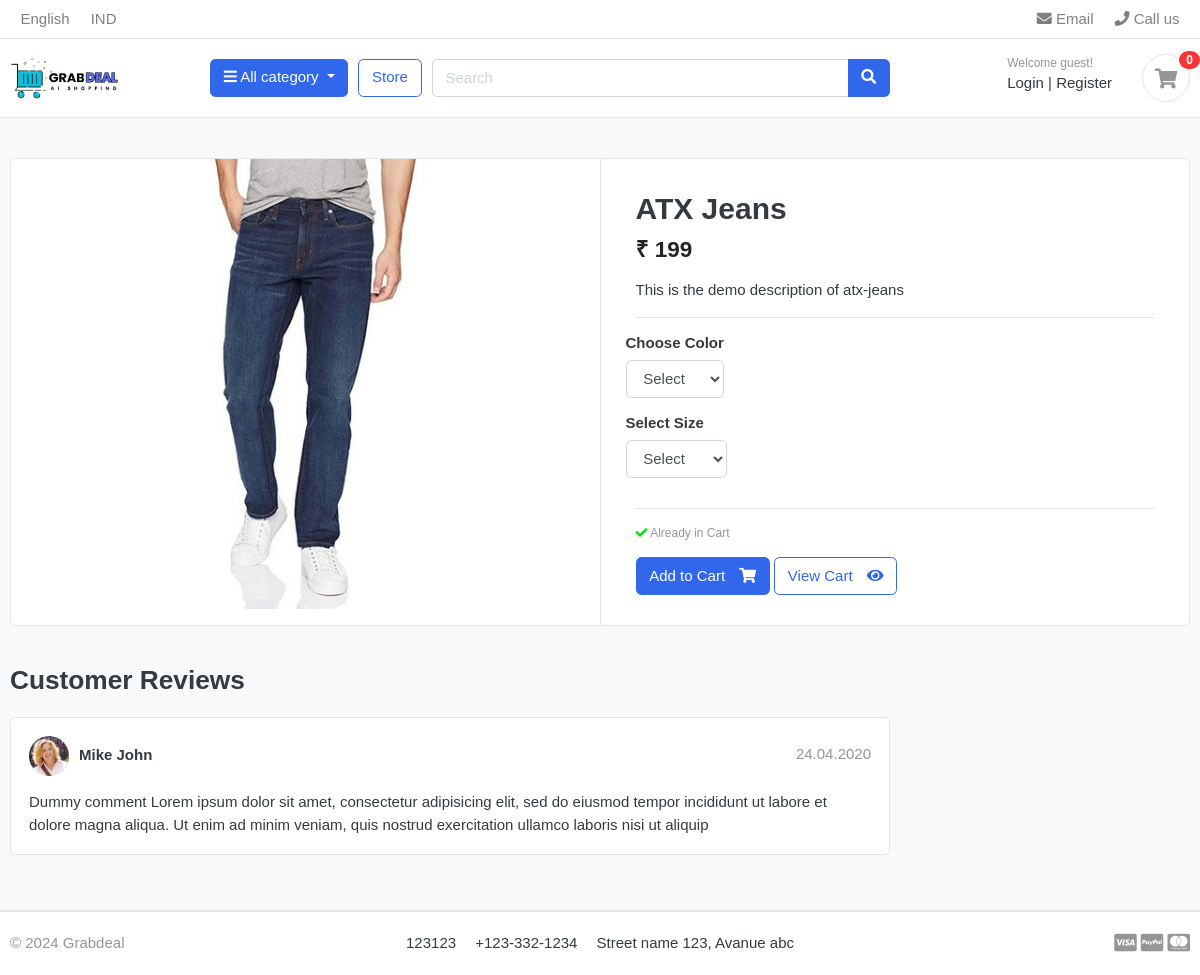
/store/category/jeans/atx-jeans/, run on the app's committed database.
### store/models.py (models this page shows, shortened)
class Product(models.Model):
    product_name = models.CharField(max_length=200, unique=True)
    slug = models.SlugField(max_length=200, unique=True)
    description = models.TextField(max_length=500, blank=True)
    price = models.IntegerField()
    images = models.ImageField(upload_to='photos/products')
    stock = models.IntegerField()
    is_available = models.BooleanField(default=True)
    category = models.ForeignKey(Category, on_delete=models.CASCADE)
    created_date = models.DateTimeField(auto_now_add=True)
    modified_date = models.DateTimeField(auto_now=True)

### store/views.py (the view)
# urls.py: path('category/<slug:category_slug>/<slug:product_slug>/', views.product_detail, name="product_detail"),
def product_detail(request, category_slug, product_slug):
    try:
        single_product = Product.objects.get(category__slug=category_slug, slug=product_slug)
        in_cart = CartItem.objects.filter(cart__cart_id=_cart_id(request), product=single_product).exists()
    except Exception as e:
        raise e
    context = {
        'single_product': single_product,
        'in_cart': in_cart,
    }
    return render(request, 'store/product_detail.html', context)

### carts/context_processors.py (called while the page is built)
def counter(request):
    cart_count = 0
    if 'admin' in request.path:
        return {}
    else:
        try:
            cart = Cart.objects.filter(cart_id=_cart_id(request))
            if request.user.is_authenticated:
                cart_items = CartItem.objects.all().filter(user=request.user)
            else:
                cart_items = CartItem.objects.all().filter(cart=cart[:1])
            for cart_item in cart_items:
                cart_count += cart_item.quantity
        except Cart.DoesNotExist:
            cart_count = 0
    return dict(cart_count=cart_count)

### carts/views.py (called while the page is built)
def _cart_id(request):
    cart = request.session.session_key
    if not cart:
        cart = request.session.create()
    return cart

### category/context_processors.py (called while the page is built)
def menu_links(request):
    links = Category.objects.all()
    return dict(links=links)

### category/models.py (called while the page is built)
    def get_url(self):
        return reverse('products_by_category', args=[self.slug])

### store/models.py (called while the page is built)
    def colors(self):
        return super(VariationManager, self).filter(variation_category='color', is_active=True)

    def sizes(self):
        return super(VariationManager, self).filter(variation_category='size', is_active=True)

### templates/store/product_detail.html (shortened to what this page needs)
{% extends 'base.html' %}
{% load static %}
{% block content %}
<section class="section-content padding-y bg">
    <div class="container">
        <div class="card">
            <div class="row no-gutters">
                <aside class="col-md-6">
                    <article class="gallery-wrap">
                        <div class="img-big-wrap">
                            <a href="#"><img src="{{ single_product.images.url }}"></a>
                        </div>
                    </article>
                </aside>
                <main class="col-md-6 border-left">
                    <form action="{% url 'add_cart' single_product.id %}" method="POST">
                        <article class="content-body">
                            <h2 class="title">{{ single_product.product_name }}</h2>
                            <div class="mb-3">
                                <var class="price h4">₹ {{ single_product.price }}</var>
                            </div>
                            <p>{{ single_product.description }}</p>
                            <hr>
                            <div class="row">
                                <div class="item-option-select">
                                    <h6>Choose Color</h6>
                                        <select name="color" class="form-control" required>
                                            <option value="" disabled selected>Select</option>
                                        </select>
                                </div>
                            </div>
                            <div class="row">
                                <div class="item-option-select">
                                    <h6>Select Size</h6>
                                        <select name="size" class="form-control" required>
                                            <option value="" disabled selected>Select</option>
                                        </select>
                                </div>
                            </div>
                            <hr>
                            {% if single_product.stock <= 0 %}
                                <h5 class="text-danger">Out of Stock</h5>
                            {% else %}
                                {% if in_cart %}
                                <p class="text-muted small"><i class="fas fa-check" style="color: rgb(0, 223, 0);"></i> Already in Cart</p>
                                {% endif %}
                                <button type="submit" class="btn  btn-primary"> <span class="text">Add to Cart</span> <i class="fas fa-shopping-cart"></i> </button>
                                {% if in_cart %}
                                <a href="{% url 'cart' %}" class="btn  btn-outline-primary"> <span class="text">View Cart</span> <i class="fas fa-eye"></i> </a>
                                {% endif %}
                            {% endif %}
                        </article>
                    </form>
                </main>
            </div>
        </div>
        <br>
        <div class="row">
            <div class="col-md-9">
                <header class="section-heading">
                    <h3>Customer Reviews </h3>
                </header>
                <article class="box mb-3">
                    <div class="icontext w-100">
                        <img src="{% static './images/avatars/avatar1.jpg' %}" class="img-xs icon rounded-circle">
                        <div class="text">
                            <span class="date text-muted float-md-right">24.04.2020 </span>
                            <h6 class="mb-1">Mike John </h6>
                        </div>
                    </div>
                    <div class="mt-3">
                        <p>
                            Dummy comment Lorem ipsum dolor sit amet, consectetur adipisicing elit, sed do eiusmod
                            tempor incididunt ut labore et dolore magna aliqua. Ut enim ad minim veniam,
                            quis nostrud exercitation ullamco laboris nisi ut aliquip
                        </p>
                    </div>
                </article>
            </div>
        </div>
    </div>
</section>
{% endblock %}

### static/css/ui.css (style rules this page uses)
html { font-family: "Inter", sans-serif; font-size: 15px; }
.content-body { flex: 1 1 auto; padding: 2rem 2.3rem; }
.img-xs, .img-sm, .img-md, .img-lg { -o-object-fit: cover; object-fit: cover; flex-shrink: 0; flex-grow: 0; }
.img-xs { width: 40px; height: 40px; }
.padding-y { padding-top: 40px; padding-bottom: 40px; }
var { font-style: normal; }
article:after, .form-group:after { display: block; clear: both; content: ""; }
.bg { background-color: #f8f9fa; }
.section-heading { margin-bottom: 20px; margin-top: 15px; }
p:last-child { margin-bottom: 0; }
.btn .text + i { margin-left: 10px; }
.icontext { display: inline-flex; align-items: center; vertical-align: middle; }
.icontext .text { width: 100%; line-height: 1.2; }
.icontext .icon { position: relative; margin-right: 10px; flex-shrink: 0; flex-grow: 0; }
.price { font-weight: 600; color: #212529; }
.box { padding: 18px; background: #fff; border-radius: 0.37rem; border: 1px solid #e4e4e4; }
.box img { max-width: 100%; }
.gallery-wrap .img-big-wrap { margin-bottom: 10px; border-radius: 0.37rem; overflow: hidden; background-color: #fff; }
.gallery-wrap .img-big-wrap a { text-align: center; display: block; }
.gallery-wrap .img-big-wrap img { height: 450px; width: auto; display: inline-block; }
.item-option-select { margin-bottom: 1rem; display: inline-block; margin-right: 15px; }

### templates/includes/chatbot.html (style rules this page uses)
:root { --fadeIn_fadeOut_transition_speed: 300ms; }
body { font-family: Arial, sans-serif; }

### data on the page
Product: images (picture), product_name "ATX Jeans", price "199", description "This is the demo description of atx-jeans"

### other printed values
{{ cart_count }} "0"
